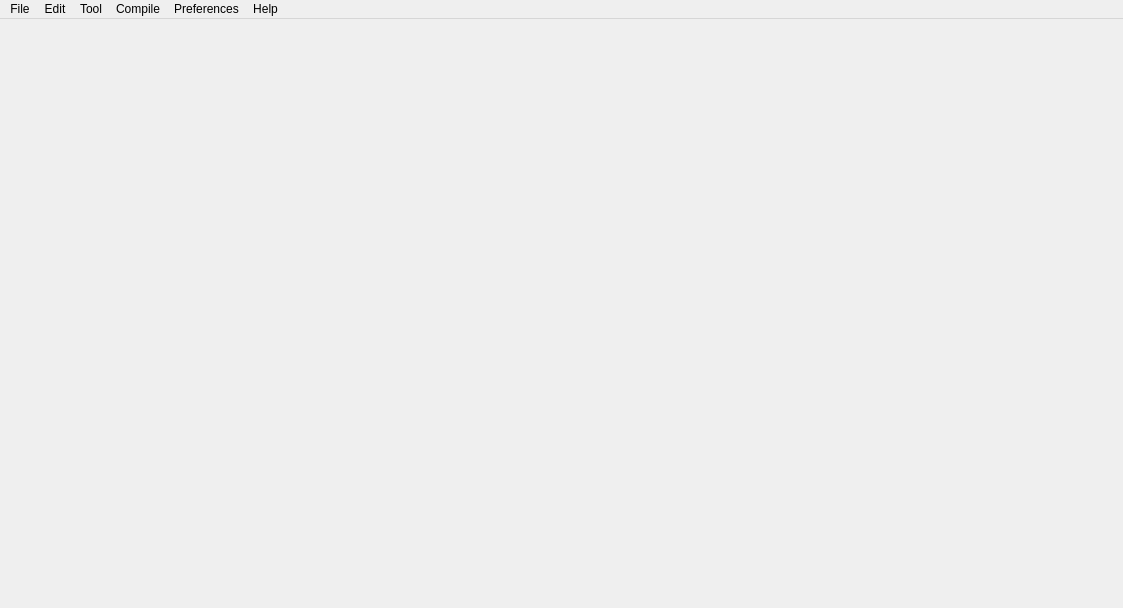
<?xml version="1.0" encoding="UTF-8"?>
<ui version="4.0">
 <class>MainWindow</class>
 <widget class="QMainWindow" name="MainWindow">
  <property name="geometry">
   <rect>
    <x>0</x>
    <y>0</y>
    <width>1123</width>
    <height>608</height>
   </rect>
  </property>
  <property name="font">
   <font>
    <family>Segoe UI</family>
   </font>
  </property>
  <property name="acceptDrops">
   <bool>true</bool>
  </property>
  <property name="windowTitle">
   <string>Kakapos 0.5.0</string>
  </property>
  <property name="windowIcon">
   <iconset>
    <normaloff>../images/kakapos_ico.png</normaloff>../images/kakapos_ico.png</iconset>
  </property>
  <property name="styleSheet">
   <string notr="true">QPushButton{background-color:groove gray;color:white;border-radius:2px;border:1px white;border-style:outset}

QPushButton:hover:pressed{background-color:white;color:rgb(45,45,45);}

QPushButton:hover:!pressed{background-color:rgb(45,45,45);border-style:inset;}

QPushButton{font-family:Segoe UI;}

font-family:Segoe UI;</string>
  </property>
  <property name="documentMode">
   <bool>false</bool>
  </property>
  <property name="dockNestingEnabled">
   <bool>false</bool>
  </property>
  <widget class="QWidget" name="centralWidget"/>
  <widget class="QMenuBar" name="menuBar">
   <property name="geometry">
    <rect>
     <x>0</x>
     <y>0</y>
     <width>1123</width>
     <height>22</height>
    </rect>
   </property>
   <property name="font">
    <font>
     <family>Segoe UI</family>
     <pointsize>9</pointsize>
     <stylestrategy>PreferAntialias</stylestrategy>
    </font>
   </property>
   <property name="focusPolicy">
    <enum>Qt::StrongFocus</enum>
   </property>
   <property name="contextMenuPolicy">
    <enum>Qt::CustomContextMenu</enum>
   </property>
   <property name="styleSheet">
    <string notr="true">color:rgb(255, 255, 255); 
background-color: qlineargradient(x1:0, y1:0, x2:0, y2:1,
stop:0 rgb(51, 185, 78), stop:1 rgb(70, 113, 63));

item {
     spacing: 3px; /* spacing between menu bar items */
     padding: 1px 4px;
     background: transparent;
     border-radius: 4px;
 }

item:selected { /* when selected using mouse or keyboard */
     /*background: #a8a8a8;*/
 }

item:pressed {
     background: #888888;
 }</string>
   </property>
   <property name="nativeMenuBar">
    <bool>true</bool>
   </property>
   <widget class="QMenu" name="menuHelp">
    <property name="font">
     <font>
      <family>Segoe UI</family>
     </font>
    </property>
    <property name="title">
     <string>Help</string>
    </property>
    <addaction name="actionAbout"/>
   </widget>
   <widget class="QMenu" name="menuFile">
    <property name="font">
     <font>
      <family>Segoe UI</family>
      <stylestrategy>PreferAntialias</stylestrategy>
     </font>
    </property>
    <property name="autoFillBackground">
     <bool>false</bool>
    </property>
    <property name="styleSheet">
     <string notr="true">hover:!pressed{color: white;}</string>
    </property>
    <property name="tearOffEnabled">
     <bool>false</bool>
    </property>
    <property name="title">
     <string>File</string>
    </property>
    <addaction name="actionNew"/>
    <addaction name="actionOpen_File"/>
    <addaction name="separator"/>
    <addaction name="actionSave"/>
    <addaction name="actionSave_As"/>
   </widget>
   <widget class="QMenu" name="menuCompule">
    <property name="title">
     <string>Compile</string>
    </property>
    <addaction name="separator"/>
    <addaction name="actionBuild"/>
    <addaction name="actionRun"/>
    <addaction name="actionDebug"/>
   </widget>
   <widget class="QMenu" name="menuEdit">
    <property name="font">
     <font>
      <stylestrategy>PreferAntialias</stylestrategy>
     </font>
    </property>
    <property name="title">
     <string>Edit</string>
    </property>
    <addaction name="actionUndo"/>
    <addaction name="actionRedo"/>
   </widget>
   <widget class="QMenu" name="menuTool">
    <property name="title">
     <string>Tool</string>
    </property>
    <addaction name="actionAStyle"/>
   </widget>
   <widget class="QMenu" name="menuPreferences">
    <property name="title">
     <string>Preferences</string>
    </property>
   </widget>
   <addaction name="menuFile"/>
   <addaction name="menuEdit"/>
   <addaction name="menuTool"/>
   <addaction name="menuCompule"/>
   <addaction name="menuPreferences"/>
   <addaction name="menuHelp"/>
  </widget>
  <action name="actionAbout">
   <property name="text">
    <string>About</string>
   </property>
   <property name="font">
    <font>
     <family>Segoe UI</family>
    </font>
   </property>
  </action>
  <action name="actionOpen_File">
   <property name="text">
    <string>Open File</string>
   </property>
   <property name="font">
    <font>
     <family>Segoe UI</family>
     <stylestrategy>PreferAntialias</stylestrategy>
    </font>
   </property>
   <property name="shortcut">
    <string>Ctrl+O</string>
   </property>
  </action>
  <action name="actionSave">
   <property name="text">
    <string>Save</string>
   </property>
   <property name="font">
    <font>
     <stylestrategy>PreferAntialias</stylestrategy>
    </font>
   </property>
   <property name="shortcut">
    <string>Ctrl+S</string>
   </property>
  </action>
  <action name="actionSave_As">
   <property name="text">
    <string>Save As</string>
   </property>
   <property name="font">
    <font>
     <stylestrategy>PreferAntialias</stylestrategy>
    </font>
   </property>
   <property name="shortcut">
    <string>Ctrl+Alt+S</string>
   </property>
  </action>
  <action name="actionNew">
   <property name="text">
    <string>New</string>
   </property>
   <property name="font">
    <font>
     <stylestrategy>PreferAntialias</stylestrategy>
    </font>
   </property>
   <property name="shortcut">
    <string>Ctrl+N</string>
   </property>
  </action>
  <action name="actionBuild">
   <property name="text">
    <string>Build</string>
   </property>
   <property name="shortcut">
    <string>Ctrl+B</string>
   </property>
  </action>
  <action name="actionRun">
   <property name="text">
    <string>Run</string>
   </property>
   <property name="shortcut">
    <string>Ctrl+R</string>
   </property>
  </action>
  <action name="actionDebug">
   <property name="text">
    <string>Debug</string>
   </property>
   <property name="shortcut">
    <string>Ctrl+D</string>
   </property>
  </action>
  <action name="actionUndo">
   <property name="text">
    <string>Undo</string>
   </property>
   <property name="font">
    <font>
     <stylestrategy>PreferAntialias</stylestrategy>
    </font>
   </property>
   <property name="shortcut">
    <string>Ctrl+Z</string>
   </property>
  </action>
  <action name="actionRedo">
   <property name="text">
    <string>Redo</string>
   </property>
   <property name="font">
    <font>
     <stylestrategy>PreferAntialias</stylestrategy>
    </font>
   </property>
   <property name="shortcut">
    <string>Ctrl+Shift+Z</string>
   </property>
  </action>
  <action name="actionAStyle">
   <property name="text">
    <string>AStyle</string>
   </property>
   <property name="shortcut">
    <string>Ctrl+Shift+F</string>
   </property>
  </action>
 </widget>
 <layoutdefault spacing="6" margin="11"/>
 <resources/>
 <connections/>
</ui>
